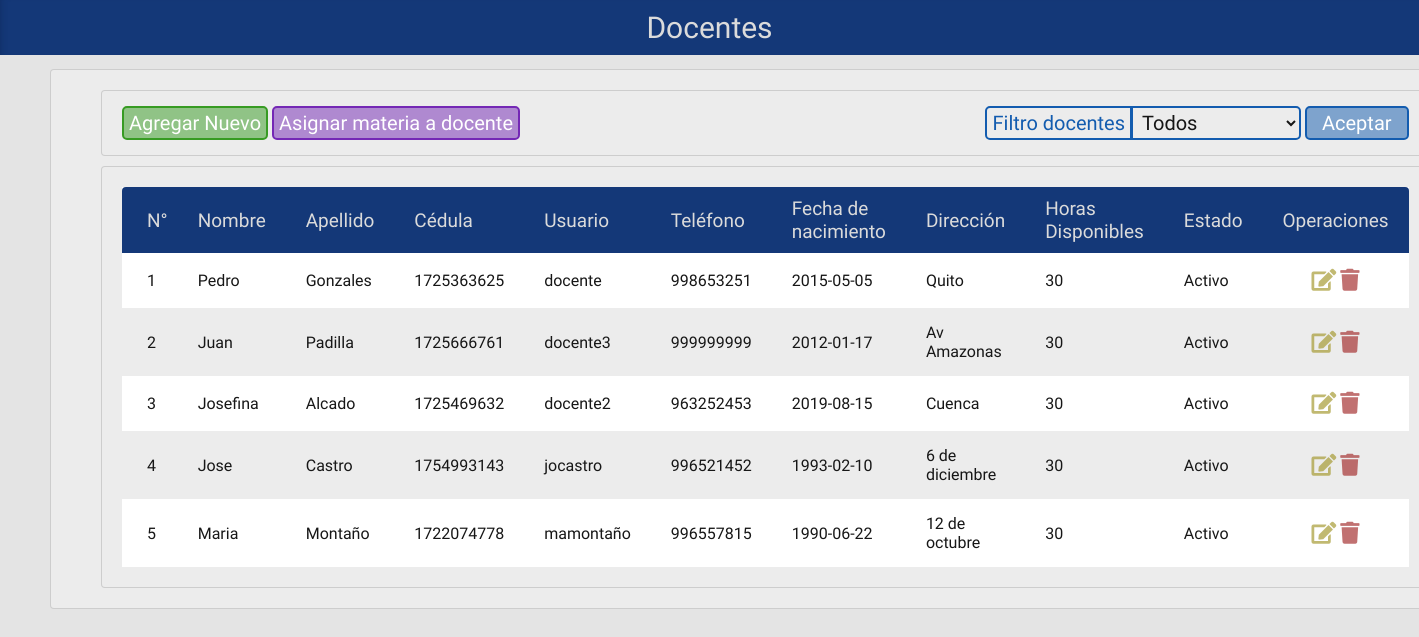
The app's page /proyecto/php/editar_docente.php with its own data.
### tables this page shows
CREATE TABLE `docente` (
  `DOC_CODIGO` int(2) NOT NULL,
  `USU_CODIGO` int(2) NOT NULL,
  `DOC_NOMBRE` varchar(35) NOT NULL,
  `DOC_APELLIDO` varchar(35) NOT NULL,
  `DOC_TELEFONO` int(10) NOT NULL,
  `DOC_CEDULA` varchar(10) NOT NULL,
  `DOC_FNACIMIENTO` date NOT NULL,
  `DOC_DIRECCION` varchar(50) NOT NULL,
  `DOC_CARGAHORARIA` int(2) DEFAULT NULL,
  `DOC_ESTADO` int(1) NOT NULL DEFAULT '1'
);

CREATE TABLE `usuario` (
  `USU_CODIGO` int(2) NOT NULL,
  `ROL_CODIGO` int(2) NOT NULL,
  `USU_USER` char(35) NOT NULL,
  `USU_CLAVE` varchar(255) NOT NULL,
  `USU_ESTADO` int(1) NOT NULL DEFAULT '1'
);

### proyecto/php/editar_docente.php (the view, shortened to what this page needs)
<!doctype html>
<html>
<head>
	<link href="../css/estiloMostrar.css" rel="stylesheet" type="text/css">
	<link rel="stylesheet" href="https://use.fontawesome.com/releases/v5.8.1/css/all.css">
</head>
<body>
<div class="contenedor">
	<div class="cabeza">Docentes</div>
	<?php
	$conn = new mysqli( "localhost", "admin", "admin", "horarios" );
	$result = mysqli_query( $conn, "select * from docente a, usuario u where a.usu_codigo=u.usu_codigo" );
	$activos = mysqli_query( $conn, "select * from docente a, usuario u where a.usu_codigo=u.usu_codigo and a.DOC_estado=1" );
	$desactivos = mysqli_query( $conn, "select * from docente a, usuario u where a.usu_codigo=u.usu_codigo and a.DOC_estado=0" );
	?>
	<div class="cuerpo">
	<div class="opciones">
		<div class="bloque margen-top">
			<a href="../html/forms/doc_form_ing.html" id="idcrear" ><button type="button">Agregar Nuevo</button></a>
			<a href="asignarmaterias.php" class="crear" ><button type="button">Asignar materia a docente</button></a>
		</div>
		<div class="bloque"><form id="form1" name="form1" method="post" action="#">
			<label class="filtro" for="select">Filtro docentes</label>
			<select name="estado" class="filtro">
				<option value="Todos" selected>Todos</option>
			</select>
			<input type="submit" value="Aceptar">
		</form></div>
	</div>
	<div class="cont-tabla">
	<table>
		<thead>
			<tr>
				<th>N°</th>
				<th>Nombre</th>
				<th>Apellido</th>
				<th>Cédula</th>
				<th>Usuario</th>
				<th>Teléfono</th>
				<th>Fecha de <br> nacimiento</th>
				<th>Dirección</th>
				<th>Horas <br>Disponibles</th>
				<th>Estado</th>
				<th>Operaciones</th>
			</tr>
		</thead>
		<tbody>
			<?php
			$estado = $_POST[ 'estado' ];
			if ( $estado == 'Todos' ||  $estado == '') {
				$cont = 1;
				while ( $row = mysqli_fetch_array( $result ) ) {
					echo '<tr><td>' .$cont. '</td>';
					echo '<td>' . $row[ "DOC_NOMBRE" ] . '</td>';
					echo '<td>' . $row[ "DOC_APELLIDO" ] . '</td>';
					echo '<td>' . $row[ "DOC_CEDULA" ] . '</td>';
					echo '<td>' . $row[ "USU_USER" ] . '</td>';
					echo '<td>' . $row[ "DOC_TELEFONO" ] . '</td>';
					echo '<td>' . $row[ "DOC_FNACIMIENTO" ] . '</td>';
					echo '<td>' . $row[ "DOC_DIRECCION" ] . '</td>';
					echo '<td>' . $row[ "DOC_CARGAHORARIA" ] . '</td>';
					if($row['DOC_ESTADO']=='1'){$estado = 'title="Eliminar" class="tabla-registro-elim btn-eliminar-a"><i class="fas fa-trash"></i>'; $est = "Activo";}
					else {$estado = 'title="Activar" class="btn-eliminar-i"><i class="fas fa-trash-restore"></i>'; $est = "Inactivo";}
					echo '<td>' .$est. '</td>';
					echo '<td> <a href="editar_docente_recibe.php?u='.$row[ "DOC_CODIGO" ].'" title="Editar" class="btn-editar"><i class="fas fa-edit"></i></a>
							   <a href="eliminar_docente.php?u='.$row[ "DOC_CODIGO" ].'" '.$estado.'</a></td></tr>';
					$cont++;
				}
			} else if ( $estado == 'Activos' ) {
				$cont = 1;
				while ( $row = mysqli_fetch_array( $activos ) ) {
					echo '<tr><td>' .$cont. '</td>';
					echo '<td>' . $row[ "DOC_NOMBRE" ] . '</td>';
					echo '<td>' . $row[ "DOC_APELLIDO" ] . '</td>';
					echo '<td>' . $row[ "DOC_CEDULA" ] . '</td>';
					echo '<td>' . $row[ "USU_USER" ] . '</td>';
					echo '<td>' . $row[ "DOC_TELEFONO" ] . '</td>';
					echo '<td>' . $row[ "DOC_FNACIMIENTO" ] . '</td>';
					echo '<td>' . $row[ "DOC_DIRECCION" ] . '</td>';
					echo '<td>' . $row[ "DOC_CARGAHORARIA" ] . '</td>';
					if($row['DOC_ESTADO']=='1'){$est = "Activo";}
					else {$est = "Inactivo";}
					echo '<td>' .$est. '</td>';
					echo '<td> <a href="editar_docente_recibe.php?u='.$row[ "DOC_CODIGO" ].'" title="Editar" class="btn-editar"><i class="fas fa-edit"></i></a>
							   <a href="eliminar_docente.php?u='.$row[ "DOC_CODIGO" ].'" title="Eliminar" class="tabla-registro-elim  btn-eliminar-a"><i class="fas fa-trash"></i></a></td></tr>';
					$cont++;
				}
				mysqli_free_result( $activos );
			} else if ( $estado == 'Desactivados' ) {
				$cont = 1;
				while ( $row = mysqli_fetch_array( $desactivos ) ) {
					echo '<tr><td>' .$cont. '</td>';
					echo '<td>' . $row[ "DOC_NOMBRE" ] . '</td>';
					echo '<td>' . $row[ "DOC_APELLIDO" ] . '</td>';
					echo '<td>' . $row[ "DOC_CEDULA" ] . '</td>';
					echo '<td>' . $row[ "USU_USER" ] . '</td>';
					echo '<td>' . $row[ "DOC_TELEFONO" ] . '</td>';
					echo '<td>' . $row[ "DOC_FNACIMIENTO" ] . '</td>';
					echo '<td>' . $row[ "DOC_DIRECCION" ] . '</td>';
					echo '<td>' . $row[ "DOC_CARGAHORARIA" ] . '</td>';
					if($row['DOC_ESTADO']=='1'){$est = "Activo";}
					else {$est = "Inactivo";}
					echo '<td>' .$est. '</td>';
					echo '<td> <a href="editar_docente_recibe.php?u='.$row[ "DOC_CODIGO" ].'" title="Editar" class="btn-editar"><i class="fas fa-edit"></i></a>
							   <a href="eliminar_docente.php?u='.$row[ "DOC_CODIGO" ].'" title="Activar"  class="btn-eliminar-i"><i class="fas fa-trash-restore"></i></a></td></tr>';
					$cont++;
				}
				mysqli_free_result( $desactivos );
			}
			?>
		</tbody>
	</table>
	</div>
	</div>
</div>
</body>
</html>

### proyecto/css/estiloMostrar.css (style rules this page uses)
:root { --base: rgba(20,56,120,1.00); --base2: rgba(19,92,175,1.00); --base2-semitransp: rgba(19,92,175,0.50); --sec: rgba(204,180,11,1.00); --activo: rgba(27,78,168,1.00); --selec: rgba(21,60,129,1.00); --texto: rgba(219,219,219,1.00); --azul-claro: rgba(19,92,175,1.00); --azul: rgba(24,63,155,1.00); --confirm: rgba(192,91,39,1.00); --elimin: rgba(163,33,35,1.00); --confirm2: rgba(108,39,184,1.00); --confirm-osc: rgba(160,75,32,1.00); --fondo: rgba(228,228,228,1.00); --fondo2: rgba(236,236,236,1.00); }
* { margin: 0; padding: 0; font-family: 'Hind Siliguri', sans-serif; }
body { background-color: var(--fondo); }
.contenedor { display: flex; flex-direction: column; flex-wrap: wrap; justify-content: flex-start; align-items: normal; align-content: stretch; max-width: 100%; }
.cabeza { display: block; text-align: center; background-color: var(--base); color: var(--texto); font-size: 30px; font-weight: 400; padding: 10px 0; width: 100%; box-shadow: inset 6px 0px 9px -8px rgba(10,31,68,0.70); }
.cuerpo { display: flex; flex-direction: column; flex-wrap: wrap; justify-content: flex-start; align-items: normal; align-content: stretch; max-width: 100%; margin: 14px 50px; padding: 10px 40px; border: 1px solid rgba(159,159,159,0.40); border-radius: 4px; background-color: var(--fondo2); }
.cont-tabla { display: block; float: left; max-width: 100%; height: 100%; padding: 20px 20px; margin: 5px 10px 10px; border: 1px solid rgba(159,159,159,0.40); border-radius: 4px; background-color: var(--fondo2); }
.cuerpo > .opciones { display: flex; justify-content: space-between; max-width: 100%; padding: 10px 20px; margin: 10px 10px 5px; border: 1px solid rgba(159,159,159,0.40); border-radius: 4px; background-color: var(--fondo2); }
.opciones { display: flex; justify-content: flex-end; max-width: 100%; padding: 10px 20px; margin: 10px 10px 5px; border: 1px solid rgba(159,159,159,0.40); border-radius: 4px; background-color: var(--fondo2); }
.bloque { display: inline-block; }
.margen-top { margin: 5px 0 0 0; }
.filtro { margin-bottom:20px; }
table { background-color: white; text-align: left; border-collapse: collapse; width: 100%; }
th { font-size: 19px; font-weight: 400; padding: 10px 20px; }
th:first-child { border-radius: 4px 0 0 0; padding: 10px 10px 10px 25px; }
th:last-child { border-radius: 0 4px 0 0; }
td { padding: 15px 20px; font-size: 16px; font-weight: 500; color: rgba(23,23,23,1.00); }
td:first-child { padding: 10px 10px 10px 25px; }
td:last-child { text-align: center; }
thead { background-color: var(--base); color: var(--texto); }
tr:nth-child(even) { background-color: var(--fondo2); }
.btn-editar { font-size: 22px; text-decoration: none; color: rgba(162,150,43,0.67); }
.btn-eliminar-a { font-size: 22px; text-decoration: none; color: rgba(162,43,43,0.67); }
select.filtro { background: none; color: #161616; border: none; border: solid 2px var(--base2); border-radius: 0 5px 5px 0; margin: 5px 0; padding: 2px 5px; width: 170px; font-size: 20px; transition: all 0.3s; outline: none; }
input::placeholder { background: none; color:rgba(42,42,42,0.44); font-size: 20px; }
label.filtro { font-size: 20px; color: var(--base2); border: none; border: solid 2px var(--base2); padding: 3px 5px; border-radius: 5px 0 0 5px; margin-right: -5px; }
select { background: none; color: #161616; border: none; border: solid 2px var(--base2); border-radius: 5px; margin: 5px 0 15px 0; padding: 2px 5px; width: 98.5%; font-size: 20px; transition: all 0.3s; }
label { font-size: 20px; color: var(--base2); }
[type=button], [type=submit], [type=reset] { background-color: var(--base2-semitransp); border-radius: 5px; border: 2px var(--base2) solid; color: white; padding: 3px 5px; cursor: pointer; transition: all 0.1s; font-size: 20px; text-decoration: none; }
[type=submit], #idcancelar > [type=button] { padding: 3px 15px; }
#idcrear [type=button] { background-color: rgba(55,155,35,0.50); color: white; border: 2px rgba(55,155,35,1.0) solid; }
.crear [type=button] { background-color: rgba(116,40,181,0.50); color: white; border: 2px rgba(116,40,181,1.0) solid; }

### records on screen
docente: DOC_NOMBRE "Pedro", DOC_APELLIDO "Gonzales", DOC_CEDULA "1725363625", USU_CODIGO.USU_USER "docente", DOC_TELEFONO "998653251", DOC_FNACIMIENTO "2015-05-05", DOC_DIRECCION "Quito", DOC_CARGAHORARIA "30", DOC_ESTADO "Activo"
docente: DOC_NOMBRE "Juan", DOC_APELLIDO "Padilla", DOC_CEDULA "1725666761", USU_CODIGO.USU_USER "docente3", DOC_TELEFONO "999999999", DOC_FNACIMIENTO "2012-01-17", DOC_DIRECCION "Av Amazonas", DOC_CARGAHORARIA "30", DOC_ESTADO "Activo"
docente: DOC_NOMBRE "Josefina", DOC_APELLIDO "Alcado", DOC_CEDULA "1725469632", USU_CODIGO.USU_USER "docente2", DOC_TELEFONO "963252453", DOC_FNACIMIENTO "2019-08-15", DOC_DIRECCION "Cuenca", DOC_CARGAHORARIA "30", DOC_ESTADO "Activo"
docente: DOC_NOMBRE "Jose", DOC_APELLIDO "Castro", DOC_CEDULA "1754993143", USU_CODIGO.USU_USER "jocastro", DOC_TELEFONO "996521452", DOC_FNACIMIENTO "1993-02-10", DOC_DIRECCION "6 de diciembre", DOC_CARGAHORARIA "30", DOC_ESTADO "Activo"
docente: DOC_NOMBRE "Maria", DOC_APELLIDO "Montaño", DOC_CEDULA "1722074778", USU_CODIGO.USU_USER "mamontaño", DOC_TELEFONO "996557815", DOC_FNACIMIENTO "1990-06-22", DOC_DIRECCION "12 de octubre", DOC_CARGAHORARIA "30", DOC_ESTADO "Activo"
